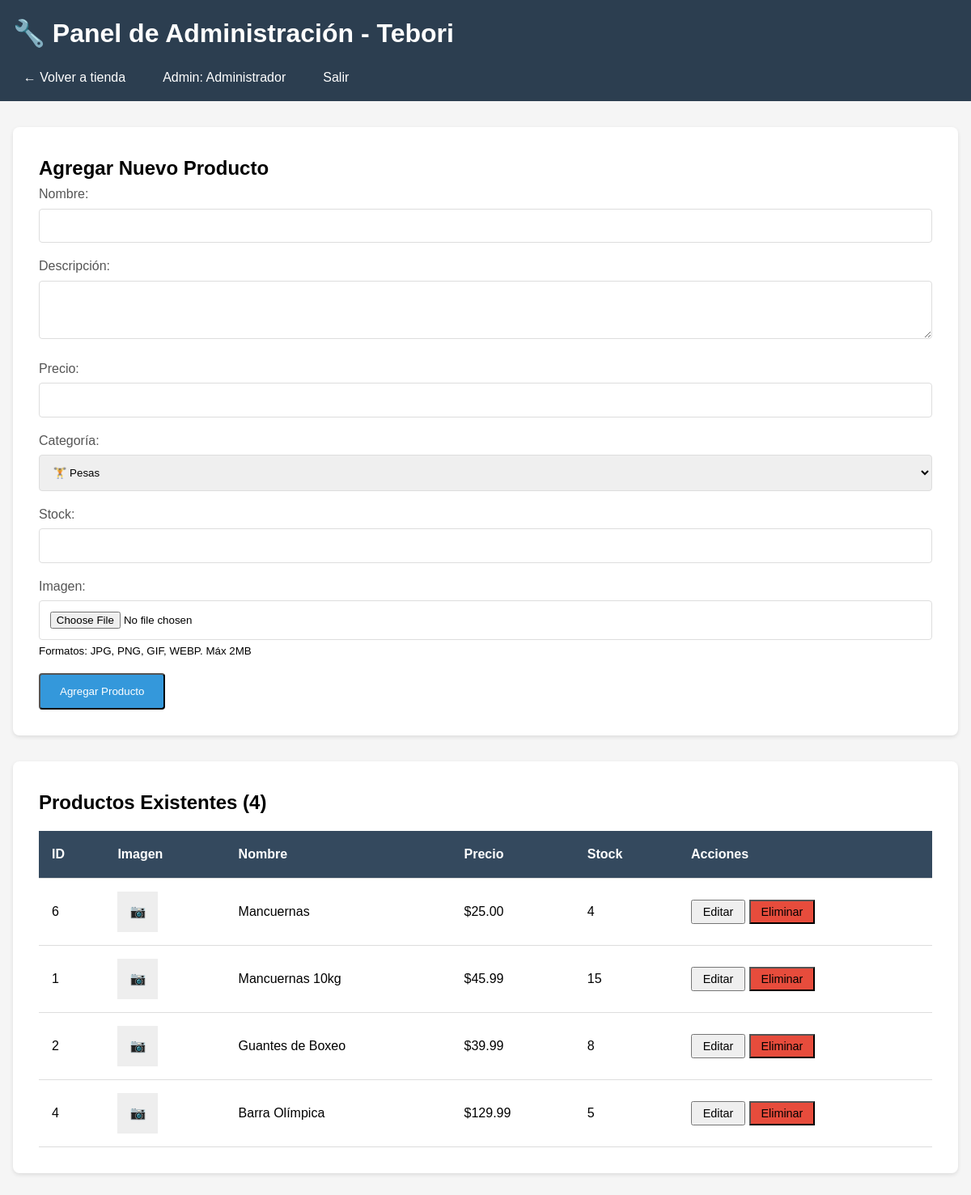
The page /admin.php (signed in) on the database its author committed.
### tables this page shows
CREATE TABLE `usuarios` (
  `id` int(11) NOT NULL,
  `nombre` varchar(100) NOT NULL,
  `email` varchar(100) NOT NULL,
  `password` varchar(255) NOT NULL,
  `rol` enum('admin','cliente') DEFAULT 'cliente',
  `fecha_registro` timestamp NOT NULL DEFAULT current_timestamp()
);

CREATE TABLE `productos` (
  `id` int(11) NOT NULL,
  `nombre` varchar(200) NOT NULL,
  `descripcion` text DEFAULT NULL,
  `precio` decimal(10,2) NOT NULL,
  `categoria` varchar(50) NOT NULL,
  `stock` int(11) DEFAULT 0,
  `imagen` varchar(255) DEFAULT 'default.jpg',
  `fecha_creacion` timestamp NOT NULL DEFAULT current_timestamp(),
  `activo` tinyint(1) DEFAULT 1
);

### datos.php (called while the page is built, shortened)
<?php
$database = new Database();
$conn = $database->getConnection();
$categorias = array(
    'pesas' => '🏋️ Pesas',
    'boxeo' => '🥊 Boxeo',
    'cardio' => '🏃 Cardio',
    'yoga' => '🧘 Yoga',
    'suplementos' => '💊 Suplementos',
    'ropa' => '👕 Ropa Deportiva'
);
function obtenerProductos($conn, $categoria_filtro = null) {
    $query = "SELECT * FROM productos WHERE activo = 1";
    $query .= " ORDER BY fecha_creacion DESC";
    $stmt = $conn->prepare($query);
    $stmt->execute();
    return $stmt->fetchAll(PDO::FETCH_ASSOC);
}
$productos_array = obtenerProductos($conn);
if (isset($_SESSION['usuario_id'])) {
    $query = "SELECT * FROM usuarios WHERE id = :id";
    $stmt = $conn->prepare($query);
    $stmt->bindParam(':id', $_SESSION['usuario_id']);
    $stmt->execute();
    if ($stmt->rowCount() > 0) {
        $usuario = $stmt->fetch(PDO::FETCH_ASSOC);
        $usuario_nombre = $usuario['nombre'];
    } else {
        unset($_SESSION['usuario_id']);
        unset($_SESSION['usuario_nombre']);
        unset($_SESSION['usuario_rol']);
    }
}
?>

### admin.php (the view, shortened to what this page needs)
<?php
include 'datos.php';
$directorio_uploads = 'imgs/';
$productos = obtenerProductos($conn);
?>
<!DOCTYPE html>
<html lang="es">
<head>
    <link rel="stylesheet" href="estilo.css">
</head>
<body>
    <div class="encabezado">
        <h1>🔧 Panel de Administración - Tebori</h1>
        <div class="menu">
            <a href="index.php">← Volver a tienda</a>
            <span>Admin: <?php echo $usuario_nombre; ?></span>
            <a href="logout.php">Salir</a>
        </div>
    </div>
    <div class="contenedor">
        <div class="admin-panel">
            <div class="seccion-admin">
                <h2>Agregar Nuevo Producto</h2>
                <form method="POST" action="admin.php" enctype="multipart/form-data">
                    <div class="grupo-form">
                        <label>Nombre:</label>
                        <input type="text" name="nombre" required>
                    </div>
                    <div class="grupo-form">
                        <label>Descripción:</label>
                        <textarea name="descripcion" rows="3" required></textarea>
                    </div>
                    <div class="grupo-form">
                        <label>Precio:</label>
                        <input type="number" name="precio" step="0.01" min="0" required>
                    </div>
                    <div class="grupo-form">
                        <label>Categoría:</label>
                        <select name="categoria">
                            <?php foreach ($categorias as $clave => $nombre_cat): ?>
                                <option value="<?php echo $clave; ?>"><?php echo $nombre_cat; ?></option>
                            <?php endforeach; ?>
                        </select>
                    </div>
                    <div class="grupo-form">
                        <label>Stock:</label>
                        <input type="number" name="stock" min="0" required>
                    </div>
                    <div class="grupo-form">
                        <label>Imagen:</label>
                        <input type="file" name="imagen" accept="image/*">
                        <small>Formatos: JPG, PNG, GIF, WEBP. Máx 2MB</small>
                    </div>
                    <button type="submit" class="btn">Agregar Producto</button>
                </form>
            </div>
            <div class="seccion-admin">
                <h2>Productos Existentes (<?php echo count($productos); ?>)</h2>
                <?php if (empty($productos)): ?>
                    <p>No hay productos.</p>
                <?php else: ?>
                    <table class="tabla-admin">
                        <thead>
                            <tr>
                                <th>ID</th>
                                <th>Imagen</th>
                                <th>Nombre</th>
                                <th>Precio</th>
                                <th>Stock</th>
                                <th>Acciones</th>
                            </tr>
                        </thead>
                        <tbody>
                            <?php foreach ($productos as $producto): ?>
                            <tr>
                                <td><?php echo $producto['id']; ?></td>
                                <td>
                                    <?php if ($producto['imagen'] && file_exists($directorio_uploads . $producto['imagen'])): ?>
                                        <img src="<?php echo $directorio_uploads . $producto['imagen']; ?>"
                                             alt="<?php echo $producto['nombre']; ?>"
                                             class="imagen-preview">
                                    <?php else: ?>
                                        <div style="width: 50px; height: 50px; background: #eee; display: flex; align-items: center; justify-content: center;">
                                            📷
                                        </div>
                                    <?php endif; ?>
                                </td>
                                <td><?php echo $producto['nombre']; ?></td>
                                <td>$<?php echo number_format($producto['precio'], 2); ?></td>
                                <td><?php echo $producto['stock']; ?></td>
                                <td>
                                    <form method="POST" action="admin.php" style="display: inline;">
                                        <button type="submit" class="btn-chico" title="Editar">Editar</button>
                                    </form>
                                    <form method="POST" action="admin.php" style="display: inline;">
                                        <button type="submit" class="btn-chico btn-rojo"
                                                onclick="return confirm('¿querés eliminar este producto?')"
                                                title="Eliminar">
                                            Eliminar
                                        </button>
                                    </form>
                                </td>
                            </tr>
                            <?php endforeach; ?>
                        </tbody>
                    </table>
                <?php endif; ?>
            </div>
        </div>
    </div>
</body>
</html>

### estilo.css (style rules this page uses)
* { margin: 0; padding: 0; box-sizing: border-box; }
body { font-family: Arial, sans-serif; line-height: 1.6; background: #f5f5f5; }
.encabezado { background: #2c3e50; color: white; padding: 1rem; margin-bottom: 1rem; }
.encabezado h1 { margin-bottom: 0.5rem; }
.menu { margin-top: 1rem; }
.menu a, .menu span { color: white; margin-right: 1rem; text-decoration: none; padding: 0.3rem 0.8rem; border-radius: 4px; }
.contenedor { max-width: 1200px; margin: 0 auto; padding: 0 1rem; }
.btn { display: inline-block; background: #3498db; color: white; padding: 0.8rem 1.5rem; border-radius: 4px; text-decoration: none; }
.btn-rojo { background: #e74c3c; }
.btn-chico { padding: 0.3rem 0.8rem; font-size: 0.9rem; }
.grupo-form { margin-bottom: 1rem; }
.grupo-form label { display: block; margin-bottom: 0.3rem; color: #555; }
.grupo-form input, .grupo-form textarea, .grupo-form select { width: 100%; padding: 0.8rem; border: 1px solid #ddd; border-radius: 4px; }
.admin-panel { margin: 2rem 0; }
.seccion-admin { background: white; padding: 2rem; border-radius: 8px; margin-bottom: 2rem; box-shadow: 0 2px 5px rgba(0,0,0,0.1); }
.tabla-admin { width: 100%; border-collapse: collapse; margin-top: 1rem; }
.tabla-admin th, .tabla-admin td { padding: 1rem; text-align: left; border-bottom: 1px solid #ddd; }
.tabla-admin th { background: #34495e; color: white; }

### rows shown on the page
usuarios: nombre "Administrador"
productos: id "6", nombre "Mancuernas", precio "25.00", stock "4"
productos: id "1", nombre "Mancuernas 10kg", precio "45.99", stock "15"
productos: id "2", nombre "Guantes de Boxeo", precio "39.99", stock "8"
productos: id "4", nombre "Barra Olímpica", precio "129.99", stock "5"

### other values the page prints
count($productos) "4"
form field categoria "🏋️ Pesas"
